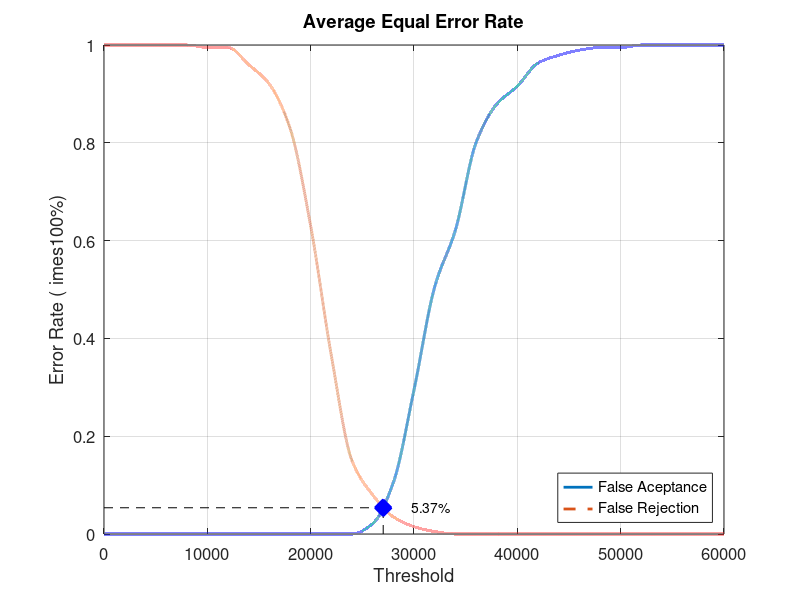
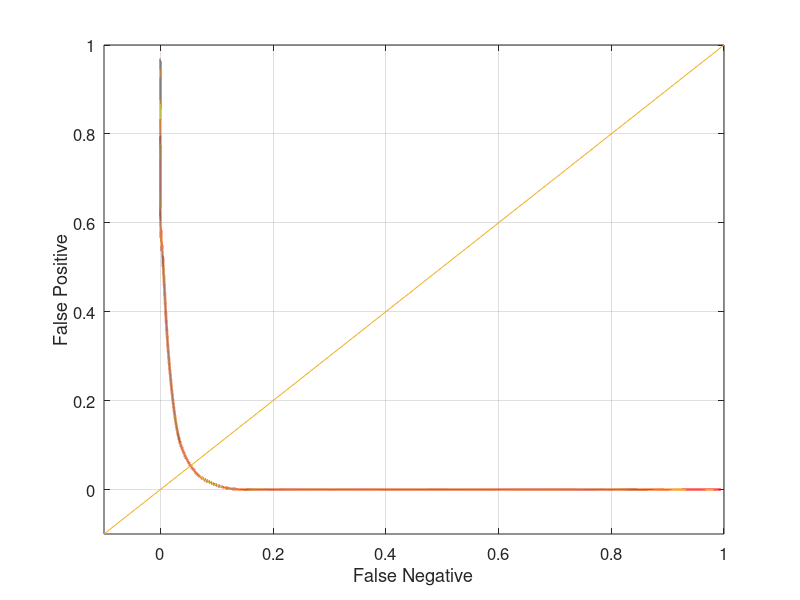

Reproduce these figures in MATLAB, in order.
close all;
clear;
clc;
x = 0:2000:60000;
xq = 0:0.5:60000;

y0 = [0 0 0 0 0 0 0 0 0 0 0 0 0 0.0210526 0.105263 0.294737 0.505263 0.621053 0.8 0.878947 0.915789 0.963158 0.978947 0.989474 0.994737 0.994737 1 1 1 1 1]
yy0 = interp1(x, y0, xq, 'pchip');
y1 = [1 1 1 1 1 0.995 0.995 0.96 0.92 0.83 0.63 0.365 0.15 0.08 0.035 0.015 0.005 0 0 0 0 0 0 0 0 0 0 0 0 0 0]
yy1 = interp1(x, y1, xq, 'pchip');

% Calculating EER: 
y2 = abs(y0 - y1);
find(y2 == min(y2))
yy2 = abs(yy0 - yy1);
xEER = find(yy2 == min(yy2));
xEERIndex = xq(xEER) % X-axis EER
yEER = yy0(xEER) % Y-axis EER

main = figure
plot(xq, yy0,'-','LineWidth', 2);	hold on
plot(xq, yy1,'--','LineWidth', 2);	hold on
plot([xEERIndex xEERIndex], [0 yEER], 'k--');	hold on
plot([0 xEERIndex], [yEER yEER], 'k--');	hold on
plot(xEERIndex, yEER, 'bx', 'LineWidth', 10);	hold on
text(xEERIndex + 10 * xEERIndex / 100, yEER, [num2str(round((10000 * yEER)) / 100) '%'])
legend('False Aceptance', 'False Rejection', 'Location', 'SouthEast')
xlabel('Threshold')
ylabel('Error Rate (	imes100%)')
title('Average Equal Error Rate')
set(gca, 'FontSize', 12)
axis([0 60000 0 1])
grid on

print(main, 'Database3_3Main', '-dpng');
FNRxFPR = figure('Color', [1 1 1]);
plot(yy1, yy0, '-', yy1, yy0, 'LineWidth', 2);
hold on
y = -0.1:0.1:1
plot(y, y); 
set(gca, 'FontSize', 12)
xlabel('False Negative')
ylabel('False Positive')
axis([-0.1 1 -0.1 1])
set(gca, 'FontSize', 12)
grid on

print(FNRxFPR, 'Database3_3FNRxFPR','-dpng');
